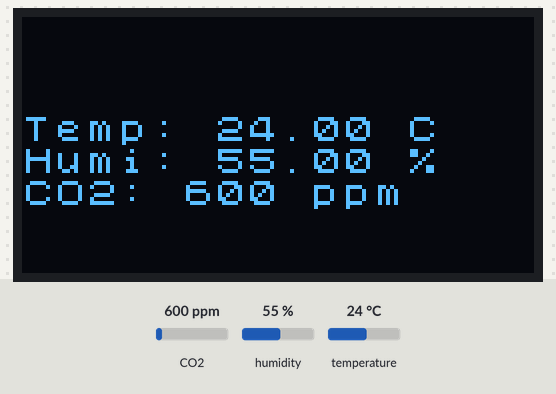
A sketch run on a simulated Arduino Uno, built with avr-gcc and run on an emulated ATmega328P. On the bench: 128×64 one-colour display. The inputs (shaded band) are chosen by the test bench; at power-on: CO2 600 ppm, humidity 55 %, temperature 24 °C. What the sketch prints to the serial monitor is not drawn.

Above: at 3.2 s.
3.3 s: CO2 set to 452 ppm
At 7.1 s:
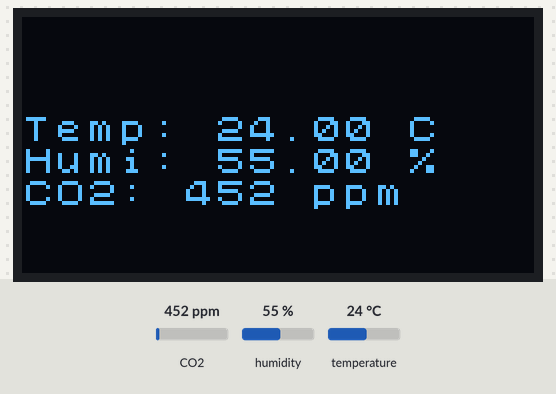
7.9 s: humidity set to 22 %
At 11.7 s:
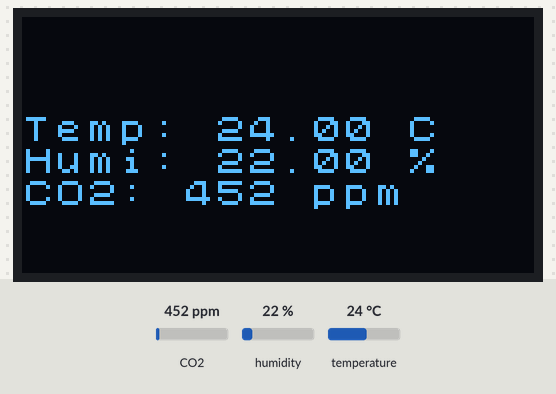
12.0 s: temperature set to 12 °C
At 14.9 s:
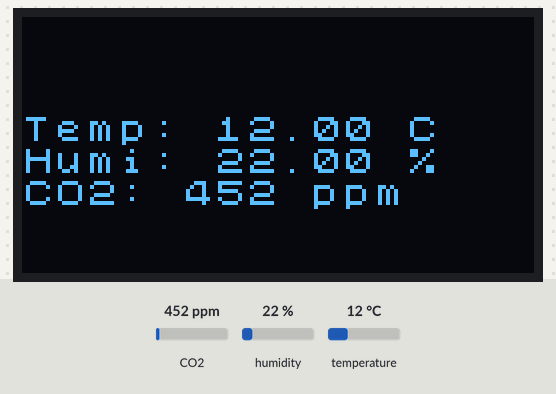
16.1 s: CO2 set to 1050 ppm
At 20.2 s:
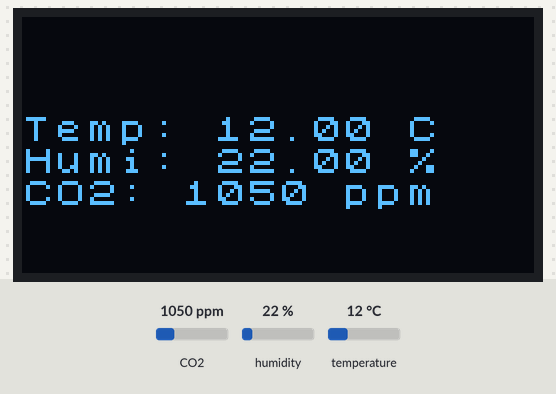
20.5 s: humidity set to 40 %
At 23.9 s:
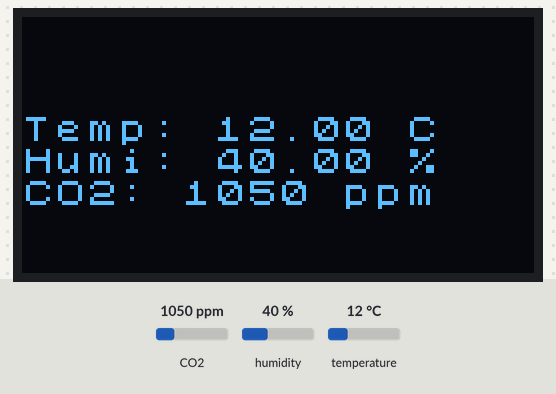
Timing chart, 0 to 25.4 s (numbered marks = the images above; inputs shaded):
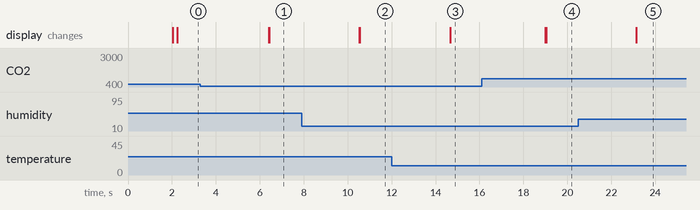

Measured:
- after the input at 3.3 s, the display: first changes after 3.1 s (image 1 shows a later state)
- after the input at 7.9 s, the display: first changes after 2.6 s (image 2 shows a later state)
- after the input at 12.0 s, the display: first changes after 2.7 s (image 3 shows a later state)
- after the input at 16.1 s, the display: first changes after 2.9 s (image 4 shows a later state)
- after the input at 20.5 s, the display: first changes after 2.6 s (image 5 shows a later state)

The sketch:

sketch_mar19c.ino
```cpp
#include <Wire.h>
#include "SparkFun_SCD30_Arduino_Library.h"
#include <Adafruit_GFX.h>
#include <Adafruit_SSD1306.h>
#include "Arduino_SensorKit.h"

SCD30 airSensor;

void setup() {
    Serial.begin(115200);
    Wire.begin();
    Wire.setClock(100000);
    Oled.begin();
    Oled.setFlipMode(true);


    if (!airSensor.begin(0x61)) {
        Serial.println("SCD30 not detected!");
        while (1);
    }
    else {
        Serial.println("SCD30 detected!");
    }
    delay(2000);
}

void loop() {

    Oled.setFont(u8x8_font_chroma48medium8_r);
    Oled.setCursor(0, 3);
    Oled.print("Temp: ");
    Oled.print(airSensor.getTemperature());
    Oled.println(" C");

    Oled.print("Humi: ");
    Oled.print(airSensor.getHumidity());
    Oled.println(" %");

    Oled.print("CO2: ");
    Oled.print(airSensor.getCO2());
    Oled.println(" ppm");

    delay(2000);


    if (airSensor.dataAvailable()) {
        Serial.print("CO2 (ppm): ");
        Serial.print(airSensor.getCO2());
        Serial.print(" | Temperature (°C): ");
        Serial.print(airSensor.getTemperature());
        Serial.print(" | Humidity (%): ");
        Serial.println(airSensor.getHumidity());
    } else {
        Serial.println("Waiting for data...");
    }
    delay(2000);
}
```
